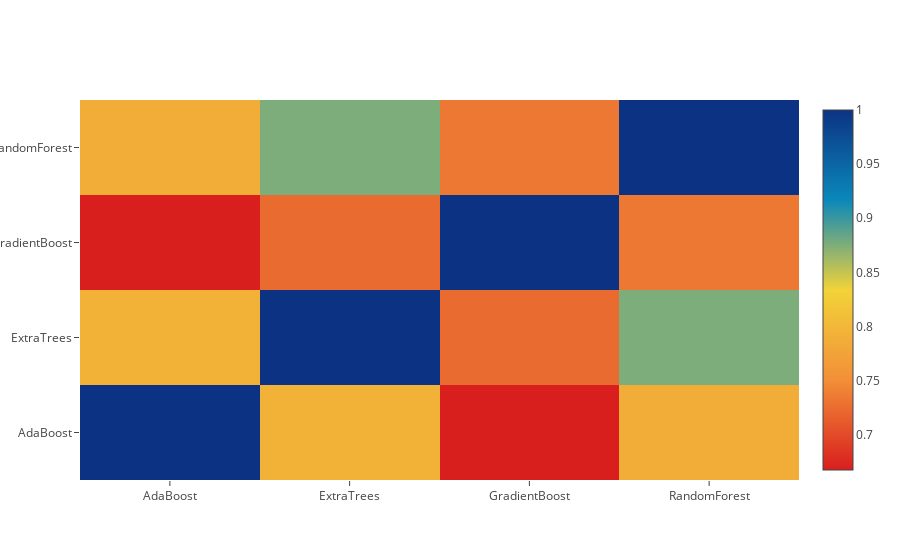

The notebook cell this image was saved under:
### Markdown cell above
**从二级训练数据集绘制热图相关性**

**Correlation Heatmap of the Second Level Training set**

### Code cell
data = [
    go.Heatmap(
        z= base_predictions_train.astype(float).corr().values ,
        x=base_predictions_train.columns.values,
        y= base_predictions_train.columns.values,
          colorscale='Portland',
            showscale=True,
            reversescale = True
    )
]
py.iplot(data, filename='labelled-heatmap')

### Figure 1 — Plotly figure (JSON) as saved in the notebook; plotly's stock layout.template omitted (floating-point values rounded to 4 significant figures)
{"data": [{"colorscale": "Portland", "reversescale": true, "showscale": true, "type": "heatmap", "x": ["AdaBoost", "ExtraTrees", "GradientBoost", "RandomForest"], "y": ["AdaBoost", "ExtraTrees", "GradientBoost", "RandomForest"], "z": [[1, 0.7938, 0.6675, 0.7873], [0.7938, 1, 0.7239, 0.8757], [0.6675, 0.7239, 1, 0.7337], [0.7873, 0.8757, 0.7337, 1]]}], "layout": {}}
